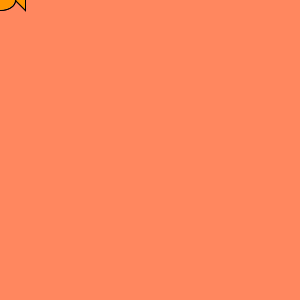
Frame 1 (no input)
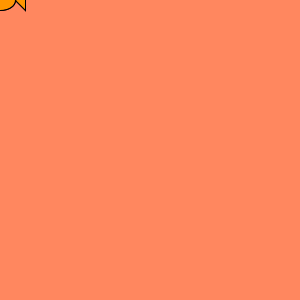
Frame 60 (the mouse pressed at the canvas centre just before this capture)
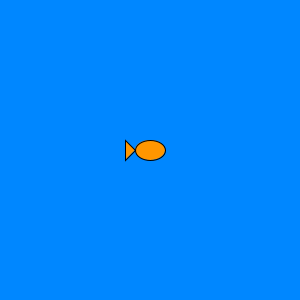
Frame 120 (the mouse held since frame 60 and released just before this capture)

The Processing sketch that drew these frames (run headless with seeded random() and noise(); from frame 60 on, the mouse is pressed at the canvas centre):

// Processing sketch: processing_36423
// ── processing_36423.pde

void setup (){
  size(300,300);
}
void draw(){
  background(255,135,95);
  
  ellipse(mouseX,mouseY,30,20);
  fill(255,150,0);
  
  if(mouseX<width/2) //fish tail switches sides
  triangle(mouseX+15,mouseY,mouseX+25,mouseY+10,mouseX+25,mouseY-10);
  else
  triangle(mouseX-15,mouseY,mouseX-25,mouseY+10,mouseX-25,mouseY-10);
  
  if(mousePressed) //if mouse is pressed color changes
  background(0,135,255);
  
  ellipse(mouseX,mouseY,30,20);
  fill(255,150,0);
  
  if(mouseX<width/2)//fish tail switches sides
  triangle(mouseX+15,mouseY,mouseX+25,mouseY+10,mouseX+25,mouseY-10);
  else
  triangle(mouseX-15,mouseY,mouseX-25,mouseY+10,mouseX-25,mouseY-10);
}
